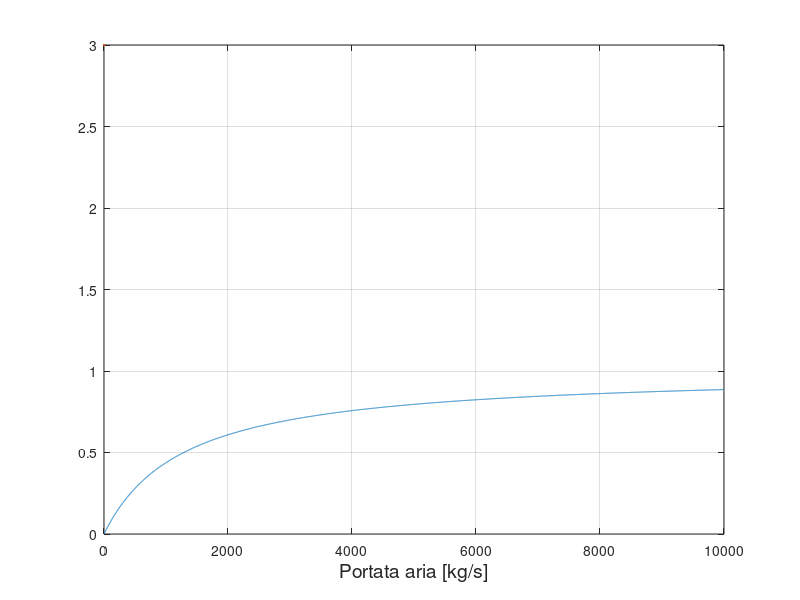

MATLAB code to generate this figure: (Note: this script raises an error after producing the figure.)
%% GRAFICI PER RELAZIONE PROPULSIONE
%% rendimento propulsivo vs portata d'aria

%fissati la spinta e la velocità di volo V0 si pone attenzione
%sull'andamento del rendimento propulsivo vs portata d'aria

clc; clear

T=500*10^3; %N
V0=700*10^3/3600; %m/s
m_a=linspace(1,10000,10000);%portata d'aria in ingresso in kg/s
n_P=zeros(length(m_a),1);
for i=1:length(m_a)
    n_P(i)=1/(1+(T/(2*m_a(i)*V0)));
end

plot(m_a, n_P, LineWidth=3)
grid on;
xlabel('Portata aria [kg/s]', 'FontSize',14);
ylabel('Rendimento Propulsivo Unitario [/]', FontSize=14)

%% PLOT GRAFICI FLUSSI SEPARATI
clc; clear;
M=[0.1,0.2,0.4,0.6,0.8,1];
%studiati a temperatura e bpressione a 10 km di quota
T_a= 223; 
p_a= 0.26*10^5;
ma=60; %valore approssimativo, dipende da diversi altri fattori
B_f=1.5;
B_c=20;
BPR= [0.1:0.1:10];
T_max=1400;

%rendimenti, presi valori verosimili
n_presa=0.99;
n_fan=0.95; 
n_m_fan=0.99; 
n_compressore=0.9;
n_m_compressore=0.99;
n_combustione=0.95;
n_turbina= 0.94;
n_m_turbina=0.99;
n_ugello=0.99;

% inizializzazione valori
TSFC_mat=[];
n_p_mat=[];
n_th_mat=[];
n_o_mat=[];

for i=1:length(M)

    TSFC_vect=[];
    n_p_vect=[];
    n_th_vect=[];
    n_o_vect=[];

    for j=1:length(BPR)
        [f, T, TSFC, n_p, n_th, n_o] = turbofan_separati(M(i), T_a, p_a, ma, B_f, BPR(j), B_c, T_max, ...
                                       n_presa,n_fan, n_m_fan, n_compressore,n_m_compressore, ...
                                       n_combustione,n_turbina,n_m_turbina, n_ugello);
        TSFC_vect=[TSFC_vect;TSFC];
        n_p_vect=[n_p_vect;n_p];
        n_th_vect=[n_th_vect;n_th];
        n_o_vect=[n_o_vect;n_o];
    end
    TSFC_mat=[TSFC_mat, TSFC_vect];
    n_p_mat=[n_p_mat, n_p_vect];
    n_th_mat=[n_th_mat, n_th_vect];
    n_o_mat=[n_o_mat, n_o_vect];
    
end



%% PLOT
map= colormap(parula(length(M)+1));

% TSFC
figure(1)
for i=1:length(M)
    plot(BPR(:),TSFC_mat(:,i),LineWidth=2, Color=map(i,:))
    hold on;
end
grid on,grid minor
xlabel("BPR","FontSize",15);
ylabel("TSFC[kg/N*s]",FontSize=15)
legend("M=0.1","M=0.2","M=0.4","M=0.6","M=0.8","M=1",Orientation="horizontal")

%%
%RENDIMENTI
tiledlayout(1,3)

nexttile()
for i=1:length(M)
    plot(BPR(:),n_th_mat(:,i),LineWidth=2, Color=map(i,:))
    hold on;
end
grid on,grid minor
xlabel("BPR","FontSize",15);
ylabel("\eta_t_h",FontSize=15)
legend("M=0.1","M=0.2","M=0.4","M=0.6","M=0.8","M=1",Orientation="vertical")

nexttile()
for i=1:length(M)
    plot(BPR(:),n_p_mat(:,i),LineWidth=2, Color=map(i,:))
    hold on;
end
grid on,grid minor
xlabel("BPR","FontSize",15);
ylabel("\eta_p",FontSize=15)


nexttile()
for i=1:length(M)
    plot(BPR(:),n_o_mat(:,i),LineWidth=2, Color=map(i,:))
    hold on;
end
grid on,grid minor
xlabel("BPR","FontSize",15);
ylabel("\eta_o",FontSize=15)

%% PLOT GRAFICI FLUSSI ASSOCIATI (usare grafici sopra)
clc; clear;
M=[0.1,0.2,0.4,0.6,0.8,0.9];
%studiati a temperatura e bpressione a 10 km di quota
T_a= 223; 
p_a= 0.26*10^5;
ma=60; %valore approssimativo, dipende da diversi altri fattori
B_c=20;
BPR= [0.1:0.1:10];
T_max=1400;

%rendimenti, presi valori verosimili
n_presa=0.99;
n_fan=0.95; 
n_m_fan=0.99; 
n_compressore=0.9;
n_m_compressore=0.99;
n_combustione=0.95;
n_turbina= 0.94;
n_m_turbina=0.99;
n_ugello=0.99;

% inizializzazione valori
TSFC_mat=[];
n_p_mat=[];
n_th_mat=[];
n_o_mat=[];
B_f_mat=[];

for i=1:length(M)

    TSFC_vect=[];
    n_p_vect=[];
    n_th_vect=[];
    n_o_vect=[];
    B_f_vect=[];

    for j=1:length(BPR)
        [f, f_1, f_2, T, TSFC, n_p, n_th, n_o, B_f] = turbofan_associati(M(i), T_a, p_a, ma, BPR(j), B_c, T_max, ...
                                   n_presa,n_fan, n_m_fan, n_compressore,n_m_compressore, ...
                                   n_combustione,n_turbina,n_m_turbina, n_ugello);
        TSFC_vect=[TSFC_vect;TSFC];
        n_p_vect=[n_p_vect;n_p];
        n_th_vect=[n_th_vect;n_th];
        n_o_vect=[n_o_vect;n_o];
        B_f_vect=[B_f_vect,B_f];
    end
    TSFC_mat=[TSFC_mat, TSFC_vect];
    n_p_mat=[n_p_mat, n_p_vect];
    n_th_mat=[n_th_mat, n_th_vect];
    n_o_mat=[n_o_mat, n_o_vect];
    B_f_mat=[B_f_mat, B_f_vect];

end
%% rapporto BPR/ B_f (a mach 0.4)
clc; clear;
M=0.4;
%studiati a temperatura e bpressione a 10 km di quota
T_a= 223; 
p_a= 0.26*10^5;
ma=60; %valore approssimativo, dipende da diversi altri fattori
B_c=20;
BPR= [0.2:0.1:15];
T_max=1450;

%rendimenti, presi valori verosimili
n_presa=0.90;
n_fan=0.88; 
n_m_fan=0.99; 
n_compressore=0.9;
n_m_compressore=0.99;
n_combustione=0.94;
n_turbina= 0.92;
n_m_turbina=0.99;
n_ugello=0.98;

% inizializzazione valori
B_f_vect=[];

for j=1:length(BPR)
    [f, f_1, f_2, T, TSFC, n_p, n_th, n_o, B_f] = turbofan_associati(M, T_a, p_a, ma, BPR(j), B_c, T_max, ...
                               n_presa,n_fan, n_m_fan, n_compressore,n_m_compressore, ...
                               n_combustione,n_turbina,n_m_turbina, n_ugello);
    B_f_vect=[B_f_vect,B_f];
end
 %%
figure()

plot(BPR(:),B_f_vect(:),LineWidth=2)
hold on;

grid on,grid minor
xlabel("BPR","FontSize",15);
ylabel("B_f",FontSize=15)
legend("M=0.4");
%% confronto turbofan associati, separati a M=0.5
clc; clear;

M=0.5;
%studiati a temperatura e bpressione a 10 km di quota
T_a= 223; 
p_a= 0.26*10^5;
ma=60; %valore approssimativo, dipende da diversi altri fattori
B_c=20;
BPR= [0.1:0.1:10];
T_max=1400;

%rendimenti, presi valori verosimili
n_presa=0.99;
n_fan=0.95; 
n_m_fan=0.99; 
n_compressore=0.9;
n_m_compressore=0.99;
n_combustione=0.95;
n_turbina= 0.94;
n_m_turbina=0.99;
n_ugello=0.99;

TSFC_vect_AS=[];
n_p_vect_AS=[];
n_th_vect_AS=[];
T_AS=[];

TSFC_vect_SEP=[];
n_p_vect_SEP=[];
n_th_vect_SEP=[];
T_SEP=[];

for j=1:length(BPR)
        [f, f_1, f_2, T, TSFC, n_p, n_th, n_o, B_f] = turbofan_associati(M, T_a, p_a, ma, BPR(j), B_c, T_max, ...
                                   n_presa,n_fan, n_m_fan, n_compressore,n_m_compressore, ...
                                   n_combustione,n_turbina,n_m_turbina, n_ugello);
        TSFC_vect_AS=[TSFC_vect_AS;TSFC];
        n_p_vect_AS=[n_p_vect_AS;n_p];
        n_th_vect_AS=[n_th_vect_AS;n_th];
        T_AS=[T_AS;T];
        
        [f, T, TSFC, n_p, n_th, n_o] = turbofan_separati(M, T_a, p_a, ma, B_f, BPR(j), B_c, T_max, ...
                                       n_presa,n_fan, n_m_fan, n_compressore,n_m_compressore, ...
                                       n_combustione,n_turbina,n_m_turbina, n_ugello);
        TSFC_vect_SEP=[TSFC_vect_SEP;TSFC];
        n_p_vect_SEP=[n_p_vect_SEP;n_p];
        n_th_vect_SEP=[n_th_vect_SEP;n_th];
        T_SEP=[T_SEP;T];
end

%%
% TSFC
tiledlayout(2,2)

nexttile(2)
for i=1:length(M)
    plot(BPR(:),TSFC_vect_AS(:,i),LineWidth=2)
    hold on;
    plot(BPR(:),TSFC_vect_SEP(:,i),LineWidth=2)
    hold on;
end
grid on,grid minor
xlabel("BPR","FontSize",15);
ylabel("TSFC[kg/N*s]",FontSize=15)
legend("associati","separati",Orientation="vertical")

% n_th
nexttile(4)
for i=1:length(M)
    plot(BPR(:),n_th_vect_AS(:,i),LineWidth=2)
    hold on;
    plot(BPR(:),n_th_vect_SEP(:,i),LineWidth=2)
    hold on;
end
grid on,grid minor
xlabel("BPR","FontSize",15);
ylabel("\eta_t_h",FontSize=15)
legend("associati","separati",Orientation="vertical")

% n_P
nexttile(3)
for i=1:length(M)
    plot(BPR(:),n_p_vect_AS(:,i),LineWidth=2)
    hold on;
    plot(BPR(:),n_p_vect_SEP(:,i),LineWidth=2)
    hold on;
end
grid on,grid minor
xlabel("BPR","FontSize",15);
ylabel("\eta_p",FontSize=15)
legend("associati","separati",Orientation="vertical")

%T
nexttile(1)
for i=1:length(M)
    plot(BPR(:),T_AS(:,i),LineWidth=2)
    hold on;
    plot(BPR(:),T_SEP(:,i),LineWidth=2)
    hold on;
end
grid on,grid minor
xlabel("BPR","FontSize",15);
ylabel("T [N]",FontSize=15)
legend("associati","separati",Orientation="vertical")

%% confronto con e senza post bruciatore
clc; clear;

M=0.8;
%studiati a temperatura e bpressione a 10 km di quota
T_a= 223; 
p_a= 0.26*10^5;
ma=60; %valore approssimativo, dipende da diversi altri fattori
B_c=20;
BPR= [0.1:0.1:2];
T_max=1400;
T_max_PB=1600;

%rendimenti, presi valori verosimili
n_presa=0.99;
n_fan=0.95; 
n_m_fan=0.99; 
n_compressore=0.9;
n_m_compressore=0.99;
n_combustione=0.95;
n_turbina= 0.94;
n_m_turbina=0.99;
n_ugello=0.99;
n_PB=0.98;

TSFC_vect_AS=[];
T_AS=[];
f_AS=[];

f_1_v=[];
f_2_v=[];

for j=1:length(BPR)
        [f, f_1, f_2, T, TSFC, n_p, n_th, n_o, B_f] = turbofan_associati(M, T_a, p_a, ma, BPR(j), B_c, T_max, ...
                                   n_presa,n_fan, n_m_fan, n_compressore,n_m_compressore, ...
                                   n_combustione,n_turbina,n_m_turbina, n_ugello);
        TSFC_vect_AS=[TSFC_vect_AS;TSFC];
        T_AS=[T_AS;T];
        f_AS=[f_AS,f];
end 

TSFC_vect_PB=[];
T_PB=[];
f_PB=[];

for j=1:length(BPR)
        [f, f_1, f_2, T, TSFC, n_p, n_th, n_o] = turbofan_associati(M, T_a, p_a, ma, BPR(j), B_c, T_max, ...
                                       n_presa,n_fan, n_m_fan, n_compressore,n_m_compressore, ...
                                       n_combustione,n_turbina,n_m_turbina, n_ugello,T_max_PB,n_PB);
        TSFC_vect_PB=[TSFC_vect_PB;TSFC];
        T_PB=[T_PB;T];
        f_PB=[f_PB,f];
        f_1_v=[f_1_v;f_1];
        f_2_v=[f_2_v;f_2];
end

%%
% TSFC
figure(1)
for i=1:length(M)
    plot(BPR(:),TSFC_vect_AS(:,i),LineWidth=2)
    hold on;
    plot(BPR(:),TSFC_vect_PB(:,i),LineWidth=2)
    hold on;
end
grid on,grid minor
xlabel("BPR","FontSize",15);
ylabel("TSFC[kg/Ns]",FontSize=15)
legend("post bruciatore OFF","post bruciatore ON",Orientation="vertical")

% T
figure(2)
for i=1:length(M)
    plot(BPR(:),T_AS(:,i),LineWidth=2)
    hold on;
    plot(BPR(:),T_PB(:,i),LineWidth=2)
    hold on;
end
grid on,grid minor
xlabel("BPR","FontSize",15);
ylabel("Trust[N]",FontSize=15)
legend("post bruciatore OFF","post bruciatore ON",Orientation="vertical")

% f
figure(3)
for i=1:length(M)
    plot(BPR(:),f_1_v(:,i),LineWidth=2)
    hold on;
    plot(BPR(:),f_2_v(:,i),LineWidth=2)
    hold on;
end
grid on,grid minor
xlabel("BPR","FontSize",15);
ylabel("rapporto aria combustibile",FontSize=15)
legend("f_1","f_2",Orientation="vertical")


